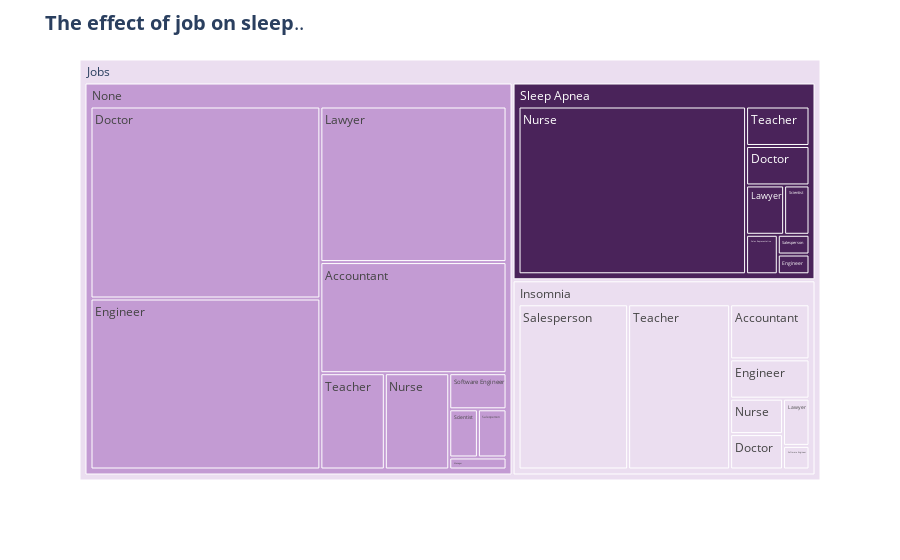

The code cell stored with this chart in its notebook:
### Code cell
fig=px.treemap(sleep_data,path=[px.Constant('Jobs'),'Sleep Disorder','Occupation'],
               color='Sleep Disorder',
              color_discrete_sequence=['#EBDEF0','#C39BD3','#4A235A'])


fig.update_layout(title='<b>The effect of job on sleep</b>..',
                 title_font={'size':20})


fig.show()

### Figure 1 — Plotly figure (JSON) as saved in the notebook; plotly's stock layout.template omitted (floating-point values rounded to 4 significant figures)
{"data": [{"branchvalues": "total", "customdata": [["Insomnia"], ["None"], ["Sleep Apnea"], ["Insomnia"], ["None"], ["Insomnia"], ["Sleep Apnea"], ["None"], ["Insomnia"], ["None"], ["Insomnia"], ["Sleep Apnea"], ["None"], ["Sleep Apnea"], ["Sleep Apnea"], ["None"], ["Insomnia"], ["None"], ["Sleep Apnea"], ["None"], ["Insomnia"], ["Sleep Apnea"], ["Insomnia"], ["None"], ["Sleep Apnea"], ["(?)"], ["Insomnia"], ["None"], ["Sleep Apnea"], ["None"]], "domain": {"x": [0, 1], "y": [0, 1]}, "hovertemplate": "labels=%{label}<br>count=%{value}<br>parent=%{parent}<br>id=%{id}<br>Sleep Disorder=%{customdata[0]}<extra></extra>", "ids": ["Jobs/Insomnia/Engineer", "Jobs/None/Engineer", "Jobs/Sleep Apnea/Salesperson", "Jobs/Insomnia/Accountant", "Jobs/None", "Jobs/Insomnia", "Jobs/Sleep Apnea/Teacher", "Jobs/None/Teacher", "Jobs/Insomnia/Teacher", "Jobs/None/Software Engineer", "Jobs/Insomnia/Software Engineer", "Jobs/Sleep Apnea/Scientist", "Jobs/None/Scientist", "Jobs/Sleep Apnea/Sales Representative", "Jobs/Sleep Apnea/Nurse", "Jobs/None/Nurse", "Jobs/Insomnia/Nurse", "Jobs/None/Manager", "Jobs/Sleep Apnea/Lawyer", "Jobs/None/Lawyer", "Jobs/Insomnia/Lawyer", "Jobs/Sleep Apnea/Engineer", "Jobs/Insomnia/Doctor", "Jobs/None/Accountant", "Jobs/Sleep Apnea", "Jobs", "Jobs/Insomnia/Salesperson", "Jobs/None/Salesperson", "Jobs/Sleep Apnea/Doctor", "Jobs/None/Doctor"], "labels": ["Engineer", "Engineer", "Salesperson", "Accountant", "None", "Insomnia", "Teacher", "Teacher", "Teacher", "Software Engineer", "Software Engineer", "Scientist", "Scientist", "Sales Representative", "Nurse", "Nurse", "Nurse", "Manager", "Lawyer", "Lawyer", "Lawyer", "Engineer", "Doctor", "Accountant", "Sleep Apnea", "Jobs", "Salesperson", "Salesperson", "Doctor", "Doctor"], "marker": {"colors": ["#EBDEF0", "#C39BD3", "#4A235A", "#EBDEF0", "#C39BD3", "#EBDEF0", "#4A235A", "#C39BD3", "#EBDEF0", "#C39BD3", "#EBDEF0", "#4A235A", "#C39BD3", "#4A235A", "#4A235A", "#C39BD3", "#EBDEF0", "#C39BD3", "#4A235A", "#C39BD3", "#EBDEF0", "#4A235A", "#EBDEF0", "#C39BD3", "#4A235A", "#EBDEF0", "#EBDEF0", "#C39BD3", "#4A235A", "#C39BD3"]}, "name": "", "parents": ["Jobs/Insomnia", "Jobs/None", "Jobs/Sleep Apnea", "Jobs/Insomnia", "Jobs", "Jobs", "Jobs/Sleep Apnea", "Jobs/None", "Jobs/Insomnia", "Jobs/None", "Jobs/Insomnia", "Jobs/Sleep Apnea", "Jobs/None", "Jobs/Sleep Apnea", "Jobs/Sleep Apnea", "Jobs/None", "Jobs/Insomnia", "Jobs/None", "Jobs/Sleep Apnea", "Jobs/None", "Jobs/Insomnia", "Jobs/Sleep Apnea", "Jobs/Insomnia", "Jobs/None", "Jobs", "", "Jobs/Insomnia", "Jobs/None", "Jobs/Sleep Apnea", "Jobs/None"], "type": "treemap", "values": [5, 57, 1, 7, 219, 77, 4, 9, 27, 3, 1, 2, 2, 2, 61, 9, 3, 1, 3, 42, 2, 1, 3, 30, 78, 374, 29, 2, 4, 64]}], "layout": {"legend": {"tracegroupgap": 0}, "margin": {"t": 60}, "title": {"font": {"size": 20}, "text": "<b>The effect of job on sleep</b>.."}, "treemapcolorway": ["#EBDEF0", "#C39BD3", "#4A235A"]}}
